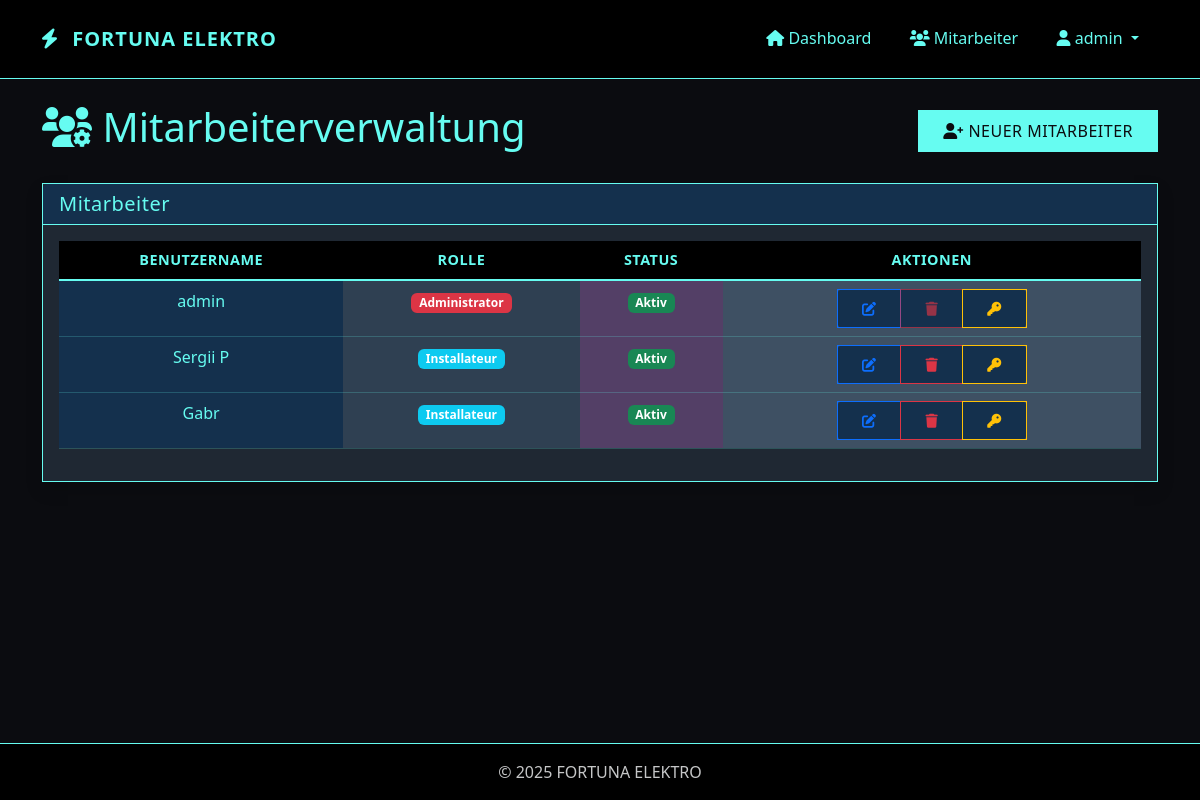
Before: /admin/users (signed in) with the older database file.
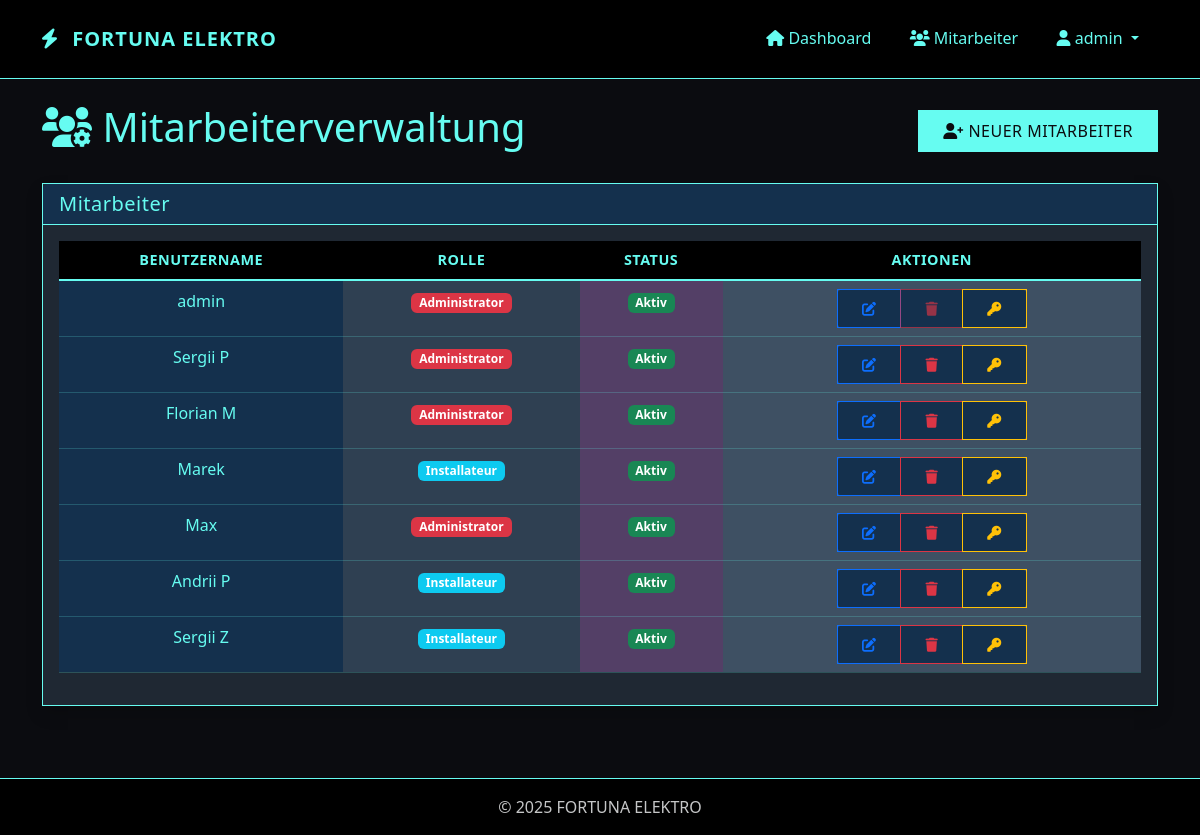
After: the same page with the newer database file.
### app/models/user.py (models this page shows, shortened)
class User(UserMixin, db.Model):
    id = db.Column(db.Integer, primary_key=True)
    username = db.Column(db.String(64), unique=True, nullable=False)
    password_hash = db.Column(db.String(128), nullable=False)
    role = db.Column(db.String(20), nullable=False, default='installateur')  # 'admin' oder 'installateur'
    is_active = db.Column(db.Boolean, default=True)
    created_at = db.Column(db.DateTime, default=datetime.utcnow)
    projects = db.relationship('Project', backref='creator', lazy='dynamic')
    files = db.relationship('File', backref='uploader', lazy='dynamic')
    timesheets = db.relationship('Timesheet', backref='employee', lazy='dynamic')
    def is_admin(self):
        return self.role == 'admin'

### app/routes/admin.py (the view)
@admin.route('/admin/users', methods=['GET'])
@login_required
@admin_required
def list_users():
    users = User.query.all()
    add_user_form = AddUserForm()
    edit_user_form = EditUserForm()
    reset_password_form = ResetPasswordForm()
    delete_user_form = DeleteUserForm()
    return render_template('admin/users.html',
                          title='Mitarbeiterverwaltung',
                          users=users,
                          add_user_form=add_user_form,
                          edit_user_form=edit_user_form,
                          reset_password_form=reset_password_form,
                          delete_user_form=delete_user_form,
                          current_user=current_user)

### app/models/user.py (called while the page is built)
@login_manager.user_loader
def load_user(id):
    return User.query.get(int(id))

### app/templates/admin/users.html (shortened to what this page needs)
{% extends "base.html" %}
{% block content %}
<div class="d-flex justify-content-between align-items-center mb-4">
    <h1 style="color: var(--accent)"><i class="fas fa-users-cog"></i> Mitarbeiterverwaltung</h1>
    <button type="button" class="btn btn-primary" data-bs-toggle="modal" data-bs-target="#addUserModal">
        <i class="fas fa-user-plus"></i> Neuer Mitarbeiter
    </button>
</div>
<div class="card shadow mb-4">
    <div class="card-header" style="background-color: #14304d; color: var(--accent)">
        <h5 class="mb-0">Mitarbeiter</h5>
    </div>
    <div class="card-body">
        {% if users %}
        <div class="table-responsive">
            <table class="table table-hover text-center">
                <thead>
                    <tr>
                        <th class="text-center">Benutzername</th>
                        <th class="text-center">Rolle</th>
                        <th class="text-center">Status</th>
                        <th class="text-center">Aktionen</th>
                    </tr>
                </thead>
                <tbody>
                    {% for user in users %}
                    <tr>
                        <td class="text-center" style="background-color: #14304d; color: var(--accent)">{{ user.username }}</td>
                        <td class="text-center" style="background-color:  #2f4052">
                            {% if user.role == 'admin' %}
                            <span class="badge bg-danger">Administrator</span>
                            {% else %}
                            <span class="badge bg-info">Installateur</span>
                            {% endif %}
                        </td>
                        <td class="text-center" style="background-color: #533f66">
                            {% if user.is_active %}
                            <span class="badge bg-success">Aktiv</span>
                            {% else %}
                            <span class="badge bg-secondary">Inaktiv</span>
                            {% endif %}
                        </td>
                        <td class="text-center" style="background-color:  #3e5063">
                            <div class="btn-group" style="background-color: #14304d">
                                <button type="button" class="btn btn-sm btn-outline-primary"
                                        onclick="editUser('{{ user.id }}', '{{ user.username }}', {{ 'true' if user.role == 'admin' else 'false' }}, {{ 'true' if user.is_active else 'false' }})">
                                    <i class="fas fa-edit"></i>
                                </button>
                                <button type="button" class="btn btn-sm btn-outline-danger"
                                        {% if user.id == current_user.id %}disabled{% endif %}
                                        data-bs-toggle="modal" data-bs-target="#deleteUserModal"
                                        data-user-id="{{ user.id }}" data-username="{{ user.username }}">
                                    <i class="fas fa-trash"></i>
                                </button>
                                <button type="button" class="btn btn-sm btn-outline-warning"
                                        data-bs-toggle="modal" data-bs-target="#resetPasswordModal"
                                        data-user-id="{{ user.id }}" data-username="{{ user.username }}">
                                    <i class="fas fa-key"></i>
                                </button>
                            </div>
                        </td>
                    </tr>
                    {% endfor %}
                </tbody>
            </table>
        </div>
        {% else %}
        <div class="alert alert-info">
            <i class="fas fa-info-circle"></i> Keine Mitarbeiter gefunden.
        </div>
        {% endif %}
    </div>
</div>
{% endblock %}

### app/templates/base.html (shortened to what this page needs)
<!DOCTYPE html>
<html lang="de">
<head>
    <link href="https://cdn.jsdelivr.net/npm/bootstrap@5.3.0/dist/css/bootstrap.min.css" rel="stylesheet">
    <link rel="stylesheet" href="https://cdnjs.cloudflare.com/ajax/libs/font-awesome/6.0.0/css/all.min.css">
    <link rel="stylesheet" href="{{ url_for('static', filename='css/style.css') }}">
</head>
<body>
    <nav class="navbar navbar-expand-lg navbar-dark mb-4">
        <div class="container">
            <a class="navbar-brand" href="{{ url_for('dashboard.index') }}">
                <i class="fas fa-bolt"></i> FORTUNA ELEKTRO
            </a>
            <div class="collapse navbar-collapse" id="navbarNav">
                <ul class="navbar-nav ms-auto">
                    {% if current_user.is_authenticated %}
                        <li class="nav-item">
                            <a class="nav-link" href="{{ url_for('dashboard.index') }}">
                                <i class="fas fa-home"></i> Dashboard
                            </a>
                        </li>
                        {% if current_user.is_admin() %}
                            <li class="nav-item">
                                <a class="nav-link" href="{{ url_for('admin.list_users') }}">
                                    <i class="fas fa-users"></i> Mitarbeiter
                                </a>
                            </li>
                        {% endif %}
                        <li class="nav-item dropdown">
                            <a class="nav-link dropdown-toggle" href="#" role="button" data-bs-toggle="dropdown">
                                <i class="fas fa-user"></i> {{ current_user.username }}
                            </a>
                        </li>
                    {% else %}
                        <li class="nav-item">
                            <a class="nav-link" href="{{ url_for('auth.login') }}">
                                <i class="fas fa-sign-in-alt"></i> Anmelden
                            </a>
                        </li>
                    {% endif %}
                </ul>
            </div>
        </div>
    </nav>
    <div class="container mb-5">
        {% block content %}{% endblock %}
    </div>
    <footer class="footer mt-auto py-3">
        <div class="container text-center">
            <span class="text-muted">&copy; 2025 FORTUNA ELEKTRO </span>
        </div>
    </footer>
</body>
</html>

### app/templates/base.html (style rules this page uses)
:root { --primary: #0B0C10; --primary-light: #1F2833; --primary-dark: #000000; --accent: #66FCF1; --accent-light: #45A29E; --success: #45A29E; --danger: #FF3B3B; --warning: #FF8F00; --info: #66FCF1; --light-bg: #1F2833; --card-bg: #0B0C10; --text-dark: #FFFFFF; --text-muted: #C5C6C7; }
body { background-color: var(--primary); color: var(--text-white); min-height: 100vh; display: flex; flex-direction: column; }
.navbar { background-color: var(--primary-dark) !important; border-bottom: 1px solid var(--accent); padding: 0.8rem 1rem; }
.navbar-brand { color: var(--accent) !important; font-weight: 700; letter-spacing: 1px; }
.navbar-brand i { color: var(--accent); margin-right: 8px; }
.nav-link { color: var(--accent) !important; position: relative; padding: 0.8rem 1.2rem !important; border-bottom: 3px solid transparent; transition: all 0.3s ease; }
.container { flex: 1; }
.footer { background-color: var(--primary-dark) !important; border-top: 1px solid var(--accent); margin-top: auto; padding: 1rem 0; }
.footer .text-muted { color: var(--text-muted) !important; }
.btn { border-radius: 0; padding: 0.5rem 1.5rem; transition: all 0.3s ease; text-transform: uppercase; letter-spacing: 0.5px; font-weight: 500; }
.btn-primary { background-color: var(--accent); border-color: var(--accent); color: var(--primary); }
.card { background-color: var(--primary-light); border: 1px solid var(--accent); border-radius: 0; }
.card-header { background-color: rgba(102, 252, 241, 0.1); border-bottom: 1px solid var(--accent); font-weight: 600; letter-spacing: 0.5px; color: var(--accent); }
.table { color: var(--accent); }
.table thead th { background-color: var(--primary-dark); color: var(--accent); border-bottom: 2px solid var(--accent); text-transform: uppercase; letter-spacing: 0.5px; font-size: 0.9rem; font-weight: 600; }
.table tbody tr { border-bottom: 1px solid rgba(102, 252, 241, 0.2); }
.card-body, .card-body p, .card-body label, .card-body .form-text, .card-body small { color: #66d9ff !important; }

Changed rows visible on the page:
removed User: username "Gabr", role "Installateur", is_active "Aktiv"
changed User "Sergii P": role "Installateur" → "Administrator"
added User: username "Florian M", role "Administrator", is_active "Aktiv"
added User: username "Marek", role "Installateur", is_active "Aktiv"
added User: username "Max", role "Administrator", is_active "Aktiv"
added User: username "Andrii P", role "Installateur", is_active "Aktiv"
added User: username "Sergii Z", role "Installateur", is_active "Aktiv"
